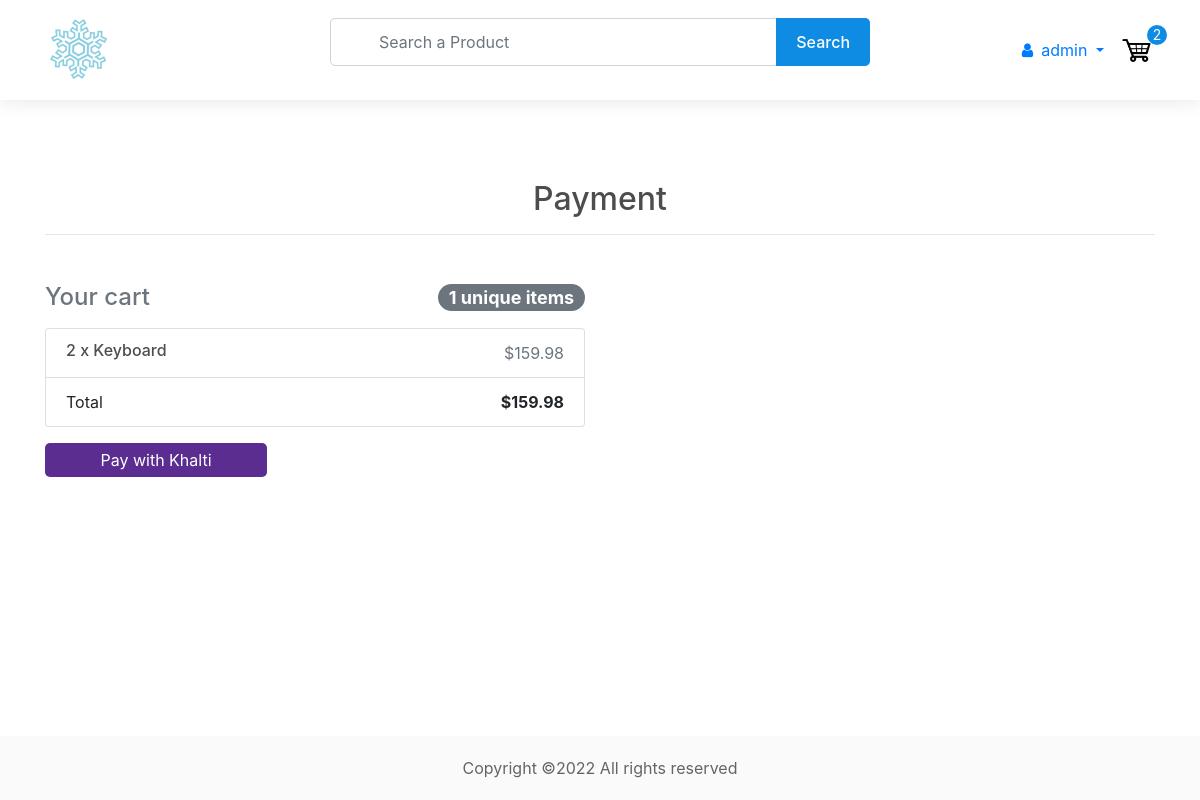
Before: /payment (signed in) with the older database file.
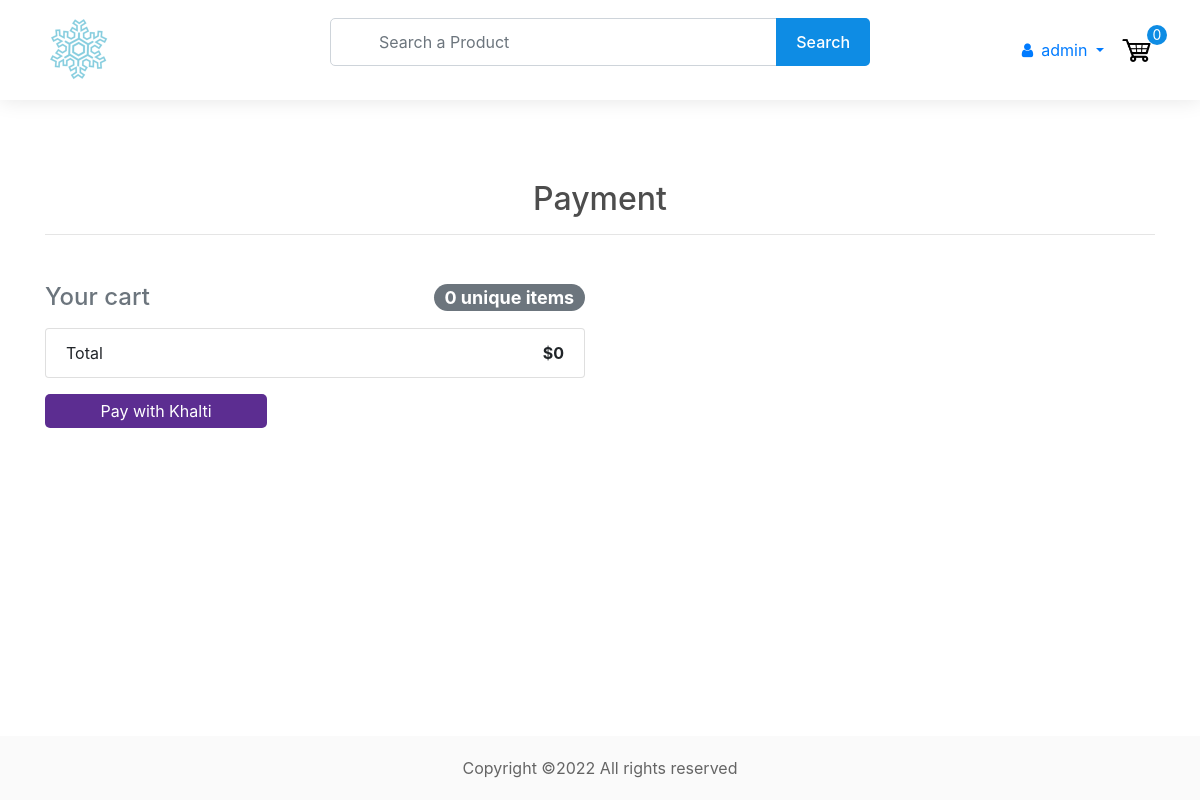
After: the same page with the newer database file.
### store/models.py (models this page shows, shortened)
class Order(models.Model):
    customer = models.ForeignKey(
        Customer, on_delete=models.CASCADE, blank=True, null=True
    )
    items = models.ManyToManyField(OrderItem)
    date_orderd = models.DateTimeField(auto_now_add=True)
    ordered = models.BooleanField(default=False, null=False, blank=False)
    being_delivered = models.BooleanField(default=False)
    transaction_id = models.CharField(max_length=200, null=True)
    total_price = models.FloatField(max_length=200, null=True)  # added
    sphipping_address = models.ForeignKey(
        "ShippingAddress", on_delete=models.SET_NULL, blank=True, null=True
    )
    payment = models.ForeignKey(
        "Payment", on_delete=models.SET_NULL, blank=True, null=True
    )
    def get_total(self):
        total = 0
        for order_items in self.items.all():
            total = total + order_items.get_total_item_price
        return total
    @property
    def get_cart_items(self):
        total = 0
        for order_item in self.items.all():
            total += order_item.quantity
        return total

class OrderItem(models.Model):
    customer = models.ForeignKey(
        Customer, on_delete=models.CASCADE, blank=True, null=True
    )
    product = models.ForeignKey(Product, on_delete=models.CASCADE, null=True)
    quantity = models.IntegerField(default=0, null=True, blank=True)
    ordered = models.BooleanField(default=False)
    @property
    def get_total_item_price(self):
        total = self.product.price * self.quantity
        return total

class Product(models.Model):
    name = models.CharField(max_length=200, null=True)
    price = models.DecimalField(max_digits=7, decimal_places=2)
    digital = models.BooleanField(default=False, null=True, blank=False)
    image = models.ImageField(null=True, blank=True)
    status = models.BooleanField(default=False, null=True, blank=False)  # changed
    description = models.TextField(max_length=1000, null=True, blank=True)  # added

### store/views.py (the view)
# urls.py: path("payment", PaymentView.as_view(), name="payment"),
class PaymentView(LoginRequiredMixin, View):
    login_url = "login"
    def get(self, *args, **kwargs):
        try:
            customer = get_object_or_404(Customer, user=self.request.user)
            order = Order.objects.get(customer=customer, ordered=False)
            form = CheckoutForm()
            context = {"form": form, "order": order}
            return render(self.request, "store/payment.html", context)
        except ObjectDoesNotExist:
            return redirect("payment")

### store/forms.py
class CheckoutForm(forms.Form):
    street_address = forms.CharField()
    appartment_address = forms.CharField(required=False)
    country = forms.CharField()
    contact = forms.RegexField(regex=r'^[0-9]{5,10}$')
    def __init__(self, *args, **kwargs):
        super(CheckoutForm, self).__init__(*args, **kwargs)
        self.fields['country'].initial = 'Nepal'
        self.fields['street_address'].widget.attrs.update(
            {'class': 'form-control', 'placeholder': 'Enter your address'})
        self.fields['appartment_address'].widget.attrs.update(
            {'class': 'form-control', 'placeholder': 'Enter your secondary address'})
        self.fields['country'].widget.attrs.update(
            {'class': 'form-control', 'placeholder': 'Enter your country name'})
        self.fields['contact'].widget.attrs.update(
            {'class': 'form-control', 'placeholder': 'Enter your phone no.'})

### store/templates/store/payment.html (shortened to what this page needs)
{% extends 'store/header.html' %} {% load static %} {% load crispy_forms_tags %}
 {% block content %}
    <section>
        <div class="container">
            <h2 class="h2 text-center mb-5">Payment<hr></h2>
            <div class="row">
                {% include "store/order_snippet.html" %}
                <div class="col-12">
                    <button
                        id="payment-button"
                        style="
                            background-color: #5c2d91;
                            cursor: pointer;
                            color: #fff;
                            border: none;
                            padding: 5px 10px;
                            border-radius: 5px;
                            width: 20%;
                        "
                    >
                        Pay with Khalti
                    </button>
                </div>
            </div>
        </div>
    </section>
{% endblock content %}

### store/templates/store/header.html (shortened to what this page needs)
<!DOCTYPE html>
{% load static %}
<html>
    <head>
        <link
            rel="stylesheet"
            href="https://stackpath.bootstrapcdn.com/bootstrap/4.4.1/css/bootstrap.min.css"
        />
        <link
            rel="stylesheet"
            type="text/css"
            href="{% static 'css/style.css' %}"
        />
        <link
        rel="stylesheet"
        href="https://unpkg.com/@trevoreyre/autocomplete-js/dist/style.css"
        />
        <link rel='stylesheet' href='https://maxcdn.bootstrapcdn.com/font-awesome/4.5.0/css/font-awesome.min.css' >
    </head>
    <body>
        <div id="page-container">
            <header>
                <div class="container">
                    <div class="row align-items-center">
                        <div class="col-6 col-lg-3 order-1">
                            <a href="{% url 'store' %}" class="logo mr-5">
                                <img src="{% static 'images/logo-1.png' %}" />
                            </a>
                        </div>
                        <div class="col-lg-6 order-3 order-lg-2 mt-2 mt-lg-0">
                            <form id="autocomplete" class="autocomplete" action="/search" method="get">
                                <div class="form-group mb-0">
                                    <input type="text" class="autocomplete-input form-control sm-2 mr-5 pl-5" name="search" placeholder="Search a Product">
                                </div>
                                <button type="submit">Search</button>
                            </form>
                        </div>
                        <div class="col-6 col-lg-3 order-2 order-lg-3">
                            <div class="header-right d-flex align-items-center justify-content-end">
                                {% if request.user.is_authenticated %}
                                    <div class="dropdown">
                                        <a href="#" class="dropdown-toggle" data-toggle="dropdown" aria-haspopup="true" aria-expanded="false">
                                            <i class="fa fa-user mr-2"></i>{{request.user}}
                                        </a>
                                    </div>
                                {% else %}
                                    <a href="{% url 'login' %}" class="btn btn-outline-primary">Login</a>
                                {% endif %}
                                <div class="cart ml-3">
                                    <a href="{% url 'cart' %}">
                                        <img src="{% static 'images/cart.png' %}" />
                                    </a>
                                    <p>{{totalCartItems}}</p>
                                </div>
                            </div>
                        </div>
                    </div>
                </div>
            </header>
            <div id="content-wrap">
                {% block content %}
                {% endblock content %}
            </div>
            <footer>
                <div class="container text-center">
                    <p>Copyright ©2022 All rights reserved</p>
                </div>
            </footer>
        </div>
    </body>
</html>

### store/templates/store/order_snippet.html
<div class="col-md-6">
    <h4 class="d-flex justify-content-between align-items-center mb-3">
        <span class="text-muted">Your cart</span>
        <span class="badge badge-secondary badge-pill"
            >{{ order.items.count }} unique items</span
        >
    </h4>
    <ul class="list-group mb-3 z-depth-1">
        {% for order_item in order.items.all %}
        <li class="list-group-item d-flex justify-content-between lh-condensed">
            <div>
                <h6 class="my-0">
                    {{ order_item.quantity }} x {{ order_item.product.name}}
                </h6>
            </div>
            <span class="text-muted"
                >${{ order_item.get_total_item_price }}</span
            >
        </li>
        {% endfor %}
        <li class="list-group-item d-flex justify-content-between">
            <span>Total</span>
            <strong>${{ order.get_total }}</strong>
        </li>
    </ul>
</div>

Changed rows visible on the page:
removed OrderItem: quantity "2", product.name "Keyboard", get_total_item_price "159.98"
computed for Order: items.count "1" → "0"; get_total "159.98" → "0"
Other visible differences:
{{ totalCartItems }}: "2" → "0"
